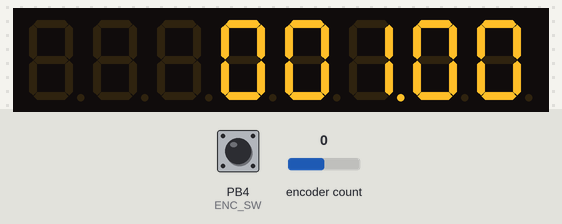
A sketch run on a simulated ATtiny85, built with avr-gcc and run on an emulated ATtiny85. On the bench: 8-digit seven-segment display. Inputs (shaded band) come from the test bench; at power-on: encoder count 0, PB4 (ENC_SW) LOW.

Above: at 1.2 s.
1.3 s: encoder count set to 1
2.8 s: encoder count set to 5
4.3 s: encoder count set to 4
Timing chart, 0 to 7.3 s (numbered marks = the images above; inputs shaded):
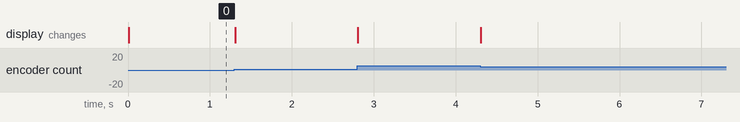

The sketch:

ringArduino1.ino
```cpp
#include <SoftwareSerial.h>
#include <LedControl.h>
#include <Arduino.h>
#include "Encoder.h"

enum ControllerColors {
  blueController = 60,
  redController = 61,
  greenController = 62,
  orangeController = 63
};


// Ring Arduino Specific
#define RingArduinoCode greenController

// 7-segment Control
#define DataIn 5
#define Clk 7
#define CS 6
#define ChainLength 1
#define LEDSIZE 5

// Resources
#define ROCK 1
#define CLAY 2
#define WHEAT 3
#define WOOD 4
#define SHEEP 5

// Encoder Specifics
#define ENC_CLK 2
#define ENC_DT 3
#define ENC_SW 4

// Switch Specifics
#define SWITCH_UP 10
#define SWITCH_DOWN 11
#define STEPSIZE 8

#define END_TURN 8

// Change these two numbers to the pins connected to your encoder.
//   Best Performance: both pins have interrupt capability
//   Good Performance: only the first pin has interrupt capability
//   Low Performance:  neither pin has interrupt capability

Encoder myEnc(ENC_CLK,ENC_DT);
//   avoid using pins with LEDs attached

// Define pins for LedControl. These can be any digital pins on microcontroller.
LedControl lc = LedControl(DataIn, Clk, CS, ChainLength);


char woodCount;
char sheepCount;
char clayCount;
char wheatCount;
char rockCount;

char encoderSwitchState;
char encoderRotaryState;
char sevenSegVal;
size_t oldPosition  = -999;

bool endTurnButtonState = false;
bool prevEndTurnButtonState = false;
bool endTurn = false;

bool diceRollButtonState = false;
bool prevDiceRollButtonState = false;
bool readDice = false;

bool leverButtonState = false;
bool prevLeverButtonState = false;
bool readLever = false;

void setup() {
  Serial.begin(9600);
  // while(1) {
  //   while (Serial.available() > 0) {
  //     Serial.println(Serial.read());
  //     //Serial.println("receiving");
  //   }
  //   //Serial.println("not receiving");
  // }

 //Serial.println("Basic Encoder Test:");


  //pinMode(rxPin, INPUT);
  //pinMode(txPin, OUTPUT);
  pinMode(SWITCH_UP, INPUT_PULLUP);
  pinMode(SWITCH_DOWN, INPUT_PULLUP);
  pinMode(END_TURN, INPUT_PULLUP);

  pinMode(ENC_SW, INPUT);

  woodCount = 0;
  sheepCount = 0;
  clayCount = 0;
  wheatCount = 0;
  rockCount = 0;

    // Setup for 7-segments

    // Initialize all displays
  for (int dsp = 0; dsp < lc.getDeviceCount(); dsp++) {
    lc.shutdown(dsp, false); // Wakeup display
    lc.setIntensity(dsp, 2); // Set brightness to a lower level (1-15)
    lc.clearDisplay(dsp);   // Clear the display
  }
  //Serial.println("Setup finished");

}

void loop() {
  size_t newPosition = myEnc.read() + 300;
  if (newPosition != oldPosition) {
    oldPosition = newPosition;
  }

  lc.setDigit(0, LEDSIZE - 1, woodCount, (newPosition/STEPSIZE) % 5 == 0);
  lc.setDigit(0, LEDSIZE - 2, clayCount, (newPosition/STEPSIZE) % 5 == 1);
  lc.setDigit(0, LEDSIZE - 3, sheepCount, (newPosition/STEPSIZE) % 5 == 2);
  lc.setDigit(0, LEDSIZE - 4, wheatCount, (newPosition/STEPSIZE) % 5 == 3);
  lc.setDigit(0, LEDSIZE - 5, rockCount, (newPosition/STEPSIZE) % 5 == 4);

  // Serial.print((int)rockCount);
  // Serial.print(" ");
  // Serial.print((int)wheatCount);
  // Serial.print(" ");
  // Serial.print((int)sheepCount);
  // Serial.print(" ");
  // Serial.print((int)clayCount);
  // Serial.print(" ");
  // Serial.println((int)woodCount);

  int messageLengthCount = 0;

  char buf[64];
  int iter = 0;
  int currRead = 0;

  if (Serial.available() <= 0) {
    currRead = 'e';
  } else {
    currRead = Serial.read();
  }  //Serial.println("receiving");


  // Message parsing and sending
  while ((currRead != 'e')) {
    buf[iter] = currRead;
    iter++;
    while (Serial.available() <= 0);
    currRead = Serial.read();
  }
  buf[iter] = 'e';
  iter++;

  if (iter != 1) {
    buf[iter] = '\0';

    for (int i = 0; i < iter; i++) {
      if (buf[i] == RingArduinoCode && iter >= i + 6) {
        woodCount = (woodCount + buf[i+1]) % 10;
        sheepCount = (sheepCount + buf[i+2]) % 10;
        clayCount = (clayCount + buf[i+3]) % 10;
        wheatCount = (wheatCount + buf[i+4]) % 10;
        rockCount = (rockCount + buf[i+5]) % 10;
        buf[i+6] = endTurn;
        buf[i+7] = readDice;
        endTurn = false;
        readDice = false;
        break;
      }
    }
    //Serial.println(buf);
    for (int i = 0; i < iter; i++) {
      Serial.write(buf[i]);
    }
  }


  bool leverUp = digitalRead(SWITCH_UP) == LOW;
  bool leverDown = digitalRead(SWITCH_DOWN) == LOW;
  leverButtonState = leverUp || leverDown;
  if (leverButtonState != prevLeverButtonState) {
    if (leverButtonState == true) {
        readLever = true;
    }
  }
  prevLeverButtonState = leverButtonState;

  // code for Switch
  if (leverUp && readLever) {
    switch ((newPosition/STEPSIZE) % 5) {
      case (0): {
        woodCount++;
        break;
      }
      case (1): {
        clayCount++;
         break;
      }
      case (2): {
        sheepCount++;
         break;
      }
      case (3): {
        wheatCount++;
         break;
      }
      case (4): {
        rockCount++;
         break;
      }
    }
    readLever = false;
  }
  else if (leverDown && readLever) {
    switch ((newPosition/STEPSIZE) % 5) {
      case (0): {
         woodCount = woodCount == 0 ? 0 : woodCount - 1;
         break;
      }
      case (1): {
        clayCount = clayCount == 0 ? 0 : clayCount - 1;
         break;
      }
      case (2): {
        sheepCount = sheepCount == 0 ? 0 : sheepCount - 1;
         break;
      }
      case (3): {
        wheatCount = wheatCount == 0 ? 0 : wheatCount - 1;
         break;
      }
      case (4): {
        rockCount = rockCount == 0 ? 0 : rockCount - 1;
        break;
      }
    }
    readLever = false;
  }

  endTurnButtonState = digitalRead(END_TURN);
  // if (endTurnButtonState == LOW) {
  //   delay(40);
  //   endTurnButtonState = digitalRead(END_TURN);
  // }
  if (endTurnButtonState != prevEndTurnButtonState) {
    if (endTurnButtonState == LOW) {
        endTurn = true;
        //Serial.println("End turn");
    }
  }
  prevEndTurnButtonState = endTurnButtonState;

  diceRollButtonState = digitalRead(ENC_SW);
  if (diceRollButtonState != prevDiceRollButtonState) {
    if (diceRollButtonState == false) {
        readDice = true;
        //Serial.println("read dice");
    }
  }
  prevDiceRollButtonState = diceRollButtonState;
}
```
